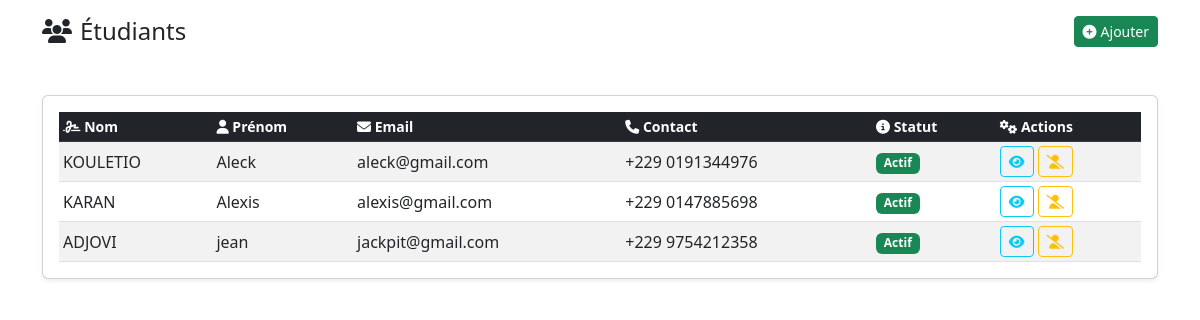
Before: / with the older database file.
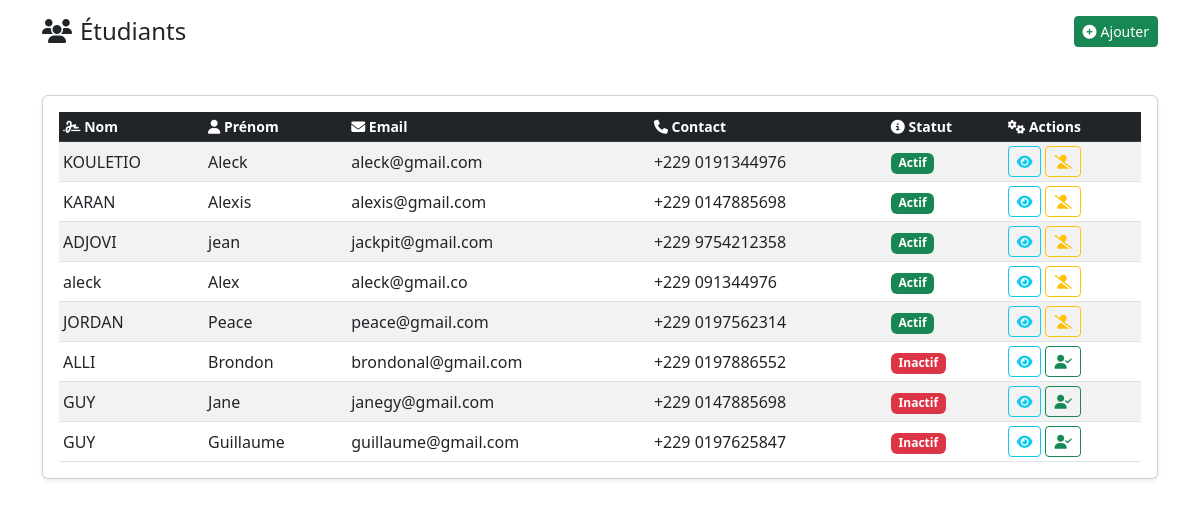
After: the same page with the newer database file.
### etudiants/models.py (models this page shows, shortened)
class User(models.Model):
    nom = models.CharField(max_length=100)
    prenom = models.CharField(max_length=100)
    email = models.EmailField(unique=True)
    contact = models.CharField(max_length=15, blank=True, null=True)
    is_valid = models.BooleanField(default=False, null=True)
    class Meta:
        ordering = ["-nom"]

### etudiants/views.py (the view, shortened to what this page needs)
# urls.py: path('', views.list_etudiants, name='liste_etudiants'),
def list_etudiants(request):
    with connection.cursor() as cursor:
        cursor.execute("SELECT id, nom, prenom, email, contact, is_valid FROM etudiants_user")
        rows = cursor.fetchall()
    etudiants = []
    for r in rows:
        etudiants.append({
            'id': r[0],
            'nom': r[1],
            'prenom': r[2],
            'email': r[3],
            'contact': r[4],
            'is_valid': r[5]
        })
    return render(request, 'etudiants/home.html', {'etudiants':etudiants})

### etudiants/templates/etudiants/home.html (shortened to what this page needs)
{% extends 'etudiants/base.html' %}
{% load static %}
{% block content %}
<div class="container mt-3">
    <div class="d-flex justify-content-between align-items-center mb-5">
        <h4 class="mb-0"><i class="fas fa-users me-2"></i>Étudiants</h4>
        <a href="{% url 'etudiants:ajouter_etudiant' %}" class="btn btn-success btn-sm">
            <i class="fas fa-plus-circle me-1"></i>Ajouter
        </a>
    </div>
    <div class="card shadow-sm">
        <div class="card-body p-3">
            <div class="table-responsive">
                <table class="table table-sm table-hover table-striped align-middle mb-0">
                    <thead class="table-dark small">
                        <tr>
                            <th><i class="fas fa-signature"></i> Nom</th>
                            <th><i class="fas fa-user"></i> Prénom</th>
                            <th><i class="fas fa-envelope"></i> Email</th>
                            <th><i class="fas fa-phone"></i> Contact</th>
                            <th><i class="fas fa-info-circle"></i> Statut</th>
                            <th><i class="fas fa-cogs"></i> Actions</th>
                        </tr>
                    </thead>
                    <tbody>
                        {% for etudiant in etudiants %}
                        <tr>
                            <td>{{ etudiant.nom }}</td>
                            <td>{{ etudiant.prenom }}</td>
                            <td>{{ etudiant.email }}</td>
                            <td>{{ etudiant.contact }}</td>
                            <td>
                                {% if etudiant.is_valid %}
                                    <span class="badge bg-success">Actif</span>
                                {% else %}
                                    <span class="badge bg-danger">Inactif</span>
                                {% endif %}
                            </td>
                            <td>
                                <div class="d-flex gap-1">
                                    <a href="{% url 'etudiants:detail_etudiant' etudiant.id %}" class="btn btn-outline-info btn-sm" title="Détails">
                                        <i class="fas fa-eye"></i>
                                    </a>
                                    {% if etudiant.is_valid %}
                                        <form method="post" class="d-inline">
                                            <button type="submit" class="btn btn-outline-warning btn-sm" title="Désactiver"
                                                    onclick="return confirm('Êtes-vous sûr de vouloir désactiver cet étudiant ?')">
                                                <i class="fas fa-user-slash"></i>
                                            </button>
                                        </form>
                                    {% else %}
                                        <form method="post" class="d-inline">
                                            <button type="submit" class="btn btn-outline-success btn-sm" title="Activer"
                                                    onclick="return confirm('Êtes-vous sûr de vouloir activer cet étudiant ?')">
                                                <i class="fas fa-user-check"></i>
                                            </button>
                                        </form>
                                    {% endif %}
                                </div>
                            </td>
                        </tr>
                        {% endfor %}
                    </tbody>
                </table>
            </div>
        </div>
    </div>
</div>
{% endblock %}

### etudiants/templates/etudiants/base.html (shortened to what this page needs)
<!DOCTYPE html>
<html lang="fr">
<head>
    <link href="https://cdn.jsdelivr.net/npm/bootstrap@5.3.0/dist/css/bootstrap.min.css" rel="stylesheet">
    <link rel="stylesheet" href="https://cdnjs.cloudflare.com/ajax/libs/font-awesome/6.4.0/css/all.min.css">
    <link href="https://cdn.jsdelivr.net/npm/bootstrap-icons@1.11.3/font/bootstrap-icons.css" rel="stylesheet" />
</head>
<body>
    {% block content %}{% endblock %}
</body>
</html>

Changed rows visible on the page:
added User: nom "aleck", prenom "Alex", email "aleck@gmail.co", contact "+229 091344976", shows "Actif"
added User: nom "JORDAN", prenom "Peace", email "peace@gmail.com", contact "+229 0197562314", shows "Actif"
added User: nom "ALLI", prenom "Brondon", email "brondonal@gmail.com", contact "+229 0197886552", shows "Inactif"
added User: nom "GUY", prenom "Jane", email "janegy@gmail.com", contact "+229 0147885698", shows "Inactif"
added User: nom "GUY", prenom "Guillaume", email "guillaume@gmail.com", contact "+229 0197625847", shows "Inactif"
